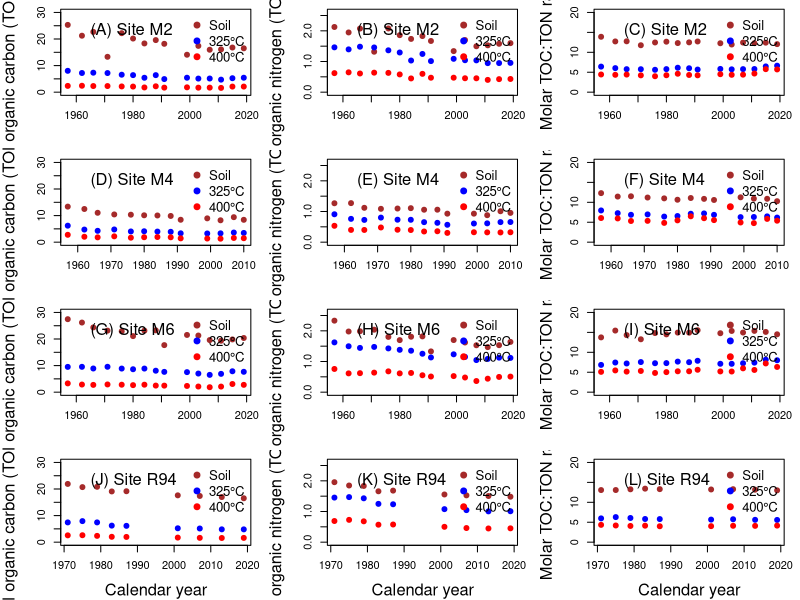
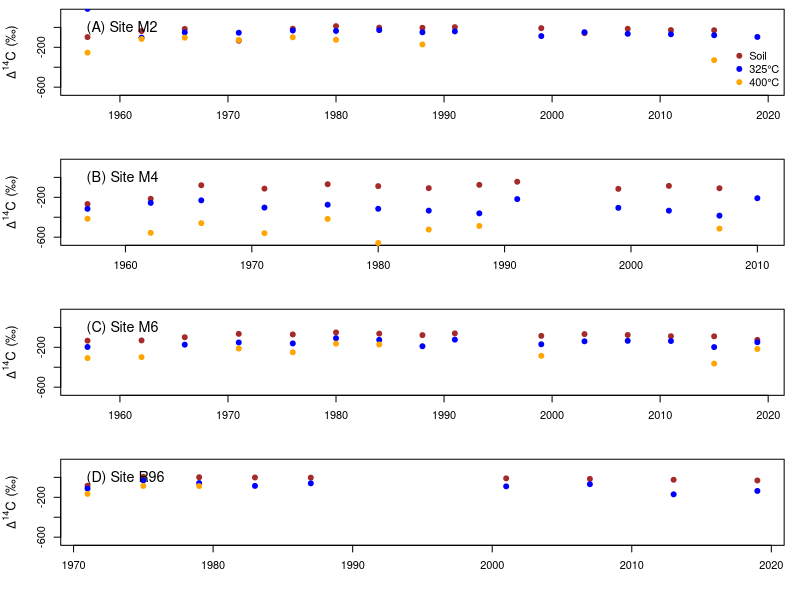

Reproduce these figures in R, in order.
#tnel edits
##LTE

library(here)

Long=read.csv2(here("csv_files", "LTEnitrogen2.csv"))
head(Long)
unique(Long$LTE)

M2=subset(Long,Long$LTE=="M2-1957")
M4=subset(Long,Long$LTE=="M4-1957")
M6=subset(Long,Long$LTE=="M6-1957")
R94=subset(Long,Long$LTE=="R94-1966")

M2_Soil=subset(M2,M2$Temperature...C.=="Soil")
M2_325=subset(M2,M2$Temperature...C.=="325")
M2_400=subset(M2,M2$Temperature...C.=="400")

M4_Soil=subset(M4,M4$Temperature...C.=="Soil")
M4_325=subset(M4,M4$Temperature...C.=="325")
M4_400=subset(M4,M4$Temperature...C.=="400")

M6_Soil=subset(M6,M6$Temperature...C.=="Soil")
M6_325=subset(M6,M6$Temperature...C.=="325")
M6_400=subset(M6,M6$Temperature...C.=="400")

R94_Soil=subset(R94,R94$Temperature...C.=="Soil")
R94_175=subset(R94,R94$Temperature...C.=="175")
R94_250=subset(R94,R94$Temperature...C.=="250")
R94_325=subset(R94,R94$Temperature...C.=="325")
R94_400=subset(R94,R94$Temperature...C.=="400")
R94_445=subset(R94,R94$Temperature...C.=="445")
R94_500=subset(R94,R94$Temperature...C.=="500")


##Plot C and N====
pdf(file="LTE longCN.pdf", encoding='WinAnsi.enc', width=12, height=12.5)
par(mfrow=c(4,3),mar=c(4.14,4.6,0.7,1.2))
plot(M2_Soil$Cgkg~M2_Soil$Year,pch=19,col="brown",cex.lab=1.5,ylim=c(0,30),xlab="",ylab=expression(paste("Total organic carbon (TOC) [g ", kg^-1,"]")))
points(M2_325$Cgkg~M2_325$Year,pch=19,col="blue")
points(M2_400$Cgkg~M2_400$Year,pch=19,col="red")
legend("topright", legend = c("Soil", "325°C", "400°C") , col = c("brown","blue","red"),pch = 19,bty = "n",cex=1.2)
legend("topleft", "(A) Site M2",bty="n", cex=1.5)

plot(M2_Soil$TONgkg~M2_Soil$Year,pch=19,col="brown",cex.lab=1.5,ylim=c(0,2.6),xlab="",ylab=expression(paste("Total organic nitrogen (TON) [g ", kg^-1,"]")))
points(M2_325$TONgkg~M2_325$Year,pch=19,col="blue")
points(M2_400$TONgkg~M2_400$Year,pch=19,col="red")
legend("topright", legend = c("Soil", "325°C", "400°C") , col = c("brown","blue","red"),pch = 19,bty = "n",cex=1.2)
legend("topleft", "(B) Site M2",bty="n", cex=1.5)

plot(M2_Soil$MolarCN~M2_Soil$Year,pch=19,col="brown",cex.lab=1.5,ylim=c(0,20),xlab="",ylab=expression(paste("Molar TOC:TON ratio")))
points(M2_325$MolarCN~M2_325$Year,pch=19,col="blue")
points(M2_400$MolarCN~M2_400$Year,pch=19,col="red")
legend("topright", legend = c("Soil", "325°C", "400°C") , col = c("brown","blue","red"),pch = 19,bty = "n",cex=1.2)
legend("topleft", "(C) Site M2",bty="n", cex=1.5)

plot(M4_Soil$Cgkg~M4_Soil$Year,pch=19,col="brown",cex.lab=1.5,ylim=c(0,30),xlab="",ylab=expression(paste("Total organic carbon (TOC) [g ", kg^-1,"]")))
points(M4_325$Cgkg~M4_325$Year,pch=19,col="blue")
points(M4_400$Cgkg~M4_400$Year,pch=19,col="red")
legend("topright", legend = c("Soil", "325°C", "400°C") , col = c("brown","blue","red"),pch = 19,bty = "n",cex=1.2)
legend("topleft", "(D) Site M4",bty="n", cex=1.5)

plot(M4_Soil$TONgkg~M4_Soil$Year,pch=19,col="brown",cex.lab=1.5,ylim=c(0,2.6),xlab="",ylab=expression(paste("Total organic nitrogen (TON) [g ", kg^-1,"]")))
points(M4_325$TONgkg~M4_325$Year,pch=19,col="blue")
points(M4_400$TONgkg~M4_400$Year,pch=19,col="red")
legend("topright", legend = c("Soil", "325°C", "400°C") , col = c("brown","blue","red"),pch = 19,bty = "n",cex=1.2)
legend("topleft", "(E) Site M4",bty="n", cex=1.5)

plot(M4_Soil$MolarCN~M4_Soil$Year,pch=19,col="brown",cex.lab=1.5,ylim=c(0,20),xlab="",ylab=expression(paste("Molar TOC:TON ratio")))
points(M4_325$MolarCN~M4_325$Year,pch=19,col="blue")
points(M4_400$MolarCN~M4_400$Year,pch=19,col="red")
legend("topright", legend = c("Soil", "325°C", "400°C") , col = c("brown","blue","red"),pch = 19,bty = "n",cex=1.2)
legend("topleft", "(F) Site M4",bty="n", cex=1.5)

plot(M6_Soil$Cgkg~M6_Soil$Year,pch=19,col="brown",cex.lab=1.5,ylim=c(0,30),xlab="",ylab=expression(paste("Total organic carbon (TOC) [g ", kg^-1,"]")))
points(M6_325$Cgkg~M6_325$Year,pch=19,col="blue")
points(M6_400$Cgkg~M6_400$Year,pch=19,col="red")
legend("topright", legend = c("Soil", "325°C", "400°C") , col = c("brown","blue","red"),pch = 19,bty = "n",cex=1.2)
legend("topleft", "(G) Site M6",bty="n", cex=1.5)

plot(M6_Soil$TONgkg~M6_Soil$Year,pch=19,col="brown",cex.lab=1.5,ylim=c(0,2.6),xlab="",ylab=expression(paste("Total organic nitrogen (TON) [g ", kg^-1,"]")))
points(M6_325$TONgkg~M6_325$Year,pch=19,col="blue")
points(M6_400$TONgkg~M6_400$Year,pch=19,col="red")
legend("topright", legend = c("Soil", "325°C", "400°C") , col = c("brown","blue","red"),pch = 19,bty = "n",cex=1.2)
legend("topleft", "(H) Site M6",bty="n", cex=1.5)

plot(M6_Soil$MolarCN~M6_Soil$Year,pch=19,col="brown",cex.lab=1.5,ylim=c(0,20),xlab="",ylab=expression(paste("Molar TOC:TON ratio")))
points(M6_325$MolarCN~M6_325$Year,pch=19,col="blue")
points(M6_400$MolarCN~M6_400$Year,pch=19,col="red")
legend("topright", legend = c("Soil", "325°C", "400°C") , col = c("brown","blue","red"),pch = 19,bty = "n",cex=1.2)
legend("topleft", "(I) Site M6",bty="n", cex=1.5)

plot(R94_Soil$Cgkg~R94_Soil$Year,pch=19,col="brown",cex.lab=1.5,ylim=c(0,30),xlab="Calendar year",ylab=expression(paste("Total organic carbon (TOC) [g ", kg^-1,"]")))
#points(R94_175$Cgkg~R94_175$Year,pch=19,col="blue")
#points(R94_250$Cgkg~R94_250$Year,pch=19,col="green")
points(R94_325$Cgkg~R94_325$Year,pch=19,col="blue")
points(R94_400$Cgkg~R94_400$Year,pch=19,col="red")
#points(R94_445$Cgkg~R94_445$Year,pch=19,col="orange")
#points(R94_500$Cgkg~R94_500$Year,pch=19,col="pink")
legend("topright", legend = c("Soil", "325°C", "400°C") , col = c("brown","blue","red"),pch = 19,bty = "n",cex=1.2)
legend("topleft", "(J) Site R94",bty="n", cex=1.5)

plot(R94_Soil$TONgkg~R94_Soil$Year,pch=19,col="brown",cex.lab=1.5,ylim=c(0,2.6),xlab="Calendar year",ylab=expression(paste("Total organic nitrogen (TON) [g ", kg^-1,"]")))
#points(R94_175$TONgkg~R94_175$Year,pch=19,col="blue")
#points(R94_250$TONgkg~R94_250$Year,pch=19,col="green")
points(R94_325$TONgkg~R94_325$Year,pch=19,col="blue")
points(R94_400$TONgkg~R94_400$Year,pch=19,col="red")
#points(R94_445$TONgkg~R94_445$Year,pch=19,col="orange")
#points(R94_500$TONgkg~R94_500$Year,pch=19,col="pink")
legend("topright", legend = c("Soil", "325°C", "400°C") , col = c("brown","blue","red"),pch = 19,bty = "n",cex=1.2)
legend("topleft", "(K) Site R94",bty="n", cex=1.5)

plot(R94_Soil$MolarCN~R94_Soil$Year,pch=19,col="brown",cex.lab=1.5,ylim=c(0,20),xlab="Calendar year",ylab=expression(paste("Molar TOC:TON ratio")))
#points(R94_175$MolarCN~R94_175$Year,pch=19,col="blue")
#points(R94_250$MolarCN~R94_250$Year,pch=19,col="green")
points(R94_325$MolarCN~R94_325$Year,pch=19,col="blue")
points(R94_400$MolarCN~R94_400$Year,pch=19,col="red")
#points(R94_445$MolarCN~R94_445$Year,pch=19,col="orange")
#points(R94_500$MolarCN~R94_500$Year,pch=19,col="pink")
legend("topright", legend = c("Soil", "325°C", "400°C") , col = c("brown","blue","red"),pch = 19,bty = "n",cex=1.2)
legend("topleft", "(L) Site R94",bty="n", cex=1.5)
dev.off()


##14C====
pdf(file="//storage.slu.se/Home$/mesp0003/Desktop/LTE long delta14C.pdf", encoding='WinAnsi.enc', width=5, height=12.5)
par(mfrow=c(4,1),mar=c(4.14,4.6,0.7,1.2))
plot(M2_Soil$d14C~M2_Soil$Year,pch=19,col="brown",xlab="", cex.lab=1.2, ylim=c(-650,150),ylab=expression(paste(Delta^14, "C (\u2030)")))
points(M2_325$d14C~M2_325$Year,pch=19,col="blue")
points(M2_400$d14C~M2_400$Year,pch=19,col="orange")
legend("bottomright", legend = c("Soil", "325°C", "400°C") , col = c("brown","blue","orange"),pch = 19,bty = "n",cex=1)
legend("topleft", "(A) Site M2",bty="n", cex=1.3)


plot(M4_Soil$d14C~M4_Soil$Year,pch=19,col="brown",xlab="",cex.lab=1.2, ylim=c(-650,150), ylab=expression(paste(Delta^14, "C (\u2030)")))
points(M4_325$d14C~M4_325$Year,pch=19,col="blue")
points(M4_400$d14C~M4_400$Year,pch=19,col="orange")
#legend("topright", legend = c("Soil", "325°C", "400°C") , col = c("brown","blue","orange"),pch = 19,bty = "n",cex=1)
legend("topleft", "(B) Site M4",bty="n", cex=1.3)


plot(M6_Soil$d14C~M6_Soil$Year,pch=19,col="brown",xlab="",cex.lab=1.2, ylim=c(-650,150),ylab=expression(paste(Delta^14, "C (\u2030)")))
points(M6_325$d14C~M6_325$Year,pch=19,col="blue")
points(M6_400$d14C~M6_400$Year,pch=19,col="orange")
#legend("topright", legend = c("Soil", "325°C", "400°C") , col = c("brown","blue","orange"),pch = 19,bty = "n",cex=1)
legend("topleft", "(C) Site M6",bty="n", cex=1.3)

plot(R94_Soil$d14C~R94_Soil$Year,pch=19,col="brown",xlab="",cex.lab=1.2, ylim=c(-650,150),ylab=expression(paste(Delta^14, "C (\u2030)")))
#points(R94_175$d14C~R94_175$Year,pch=19,col="blue")
#points(R94_250$d14C~R94_250$Year,pch=19,col="green")
points(R94_325$d14C~R94_325$Year,pch=19,col="blue")
points(R94_400$d14C~R94_400$Year,pch=19,col="orange")
#points(R94_445$d14C~R94_445$Year,pch=19,col="orange")
#points(R94_500$d14C~R94_500$Year,pch=19,col="pink")
#legend("topright", legend = c("Soil", "325°C", "400°C") , col = c("brown","blue","orange"),pch = 19,bty = "n",cex=1)
legend("topleft", "(D) Site R96",bty="n", cex=1.3)
dev.off()
